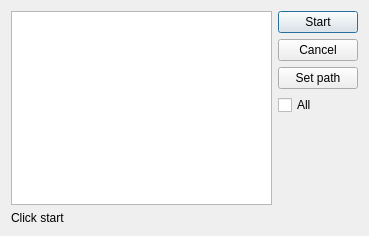
<?xml version="1.0" encoding="UTF-8"?>
<ui version="4.0">
 <class>testDialog</class>
 <widget class="QDialog" name="testDialog">
  <property name="geometry">
   <rect>
    <x>0</x>
    <y>0</y>
    <width>369</width>
    <height>236</height>
   </rect>
  </property>
  <property name="windowTitle">
   <string>Scripts</string>
  </property>
  <layout class="QVBoxLayout" name="verticalLayout_2">
   <item>
    <layout class="QHBoxLayout" name="horizontalLayout">
     <item>
      <widget class="QListWidget" name="listWidget">
       <property name="editTriggers">
        <set>QAbstractItemView::NoEditTriggers</set>
       </property>
       <property name="selectionMode">
        <enum>QAbstractItemView::MultiSelection</enum>
       </property>
      </widget>
     </item>
     <item>
      <layout class="QVBoxLayout" name="verticalLayout">
       <item>
        <widget class="QPushButton" name="startButton">
         <property name="text">
          <string>Start</string>
         </property>
        </widget>
       </item>
       <item>
        <widget class="QPushButton" name="cancelButton">
         <property name="text">
          <string>Cancel</string>
         </property>
        </widget>
       </item>
       <item>
        <widget class="QPushButton" name="pushButton">
         <property name="text">
          <string>Set path</string>
         </property>
        </widget>
       </item>
       <item>
        <widget class="QCheckBox" name="checkBox">
         <property name="text">
          <string>All</string>
         </property>
        </widget>
       </item>
       <item>
        <spacer name="verticalSpacer">
         <property name="orientation">
          <enum>Qt::Vertical</enum>
         </property>
         <property name="sizeHint" stdset="0">
          <size>
           <width>20</width>
           <height>40</height>
          </size>
         </property>
        </spacer>
       </item>
      </layout>
     </item>
    </layout>
   </item>
   <item>
    <widget class="QLabel" name="label">
     <property name="text">
      <string>Click start</string>
     </property>
    </widget>
   </item>
  </layout>
 </widget>
 <resources/>
 <connections>
  <connection>
   <sender>cancelButton</sender>
   <signal>clicked()</signal>
   <receiver>testDialog</receiver>
   <slot>reject()</slot>
   <hints>
    <hint type="sourcelabel">
     <x>352</x>
     <y>78</y>
    </hint>
    <hint type="destinationlabel">
     <x>377</x>
     <y>162</y>
    </hint>
   </hints>
  </connection>
  <connection>
   <sender>pushButton</sender>
   <signal>clicked()</signal>
   <receiver>testDialog</receiver>
   <slot>setScriptPath()</slot>
   <hints>
    <hint type="sourcelabel">
     <x>303</x>
     <y>96</y>
    </hint>
    <hint type="destinationlabel">
     <x>336</x>
     <y>174</y>
    </hint>
   </hints>
  </connection>
  <connection>
   <sender>startButton</sender>
   <signal>clicked()</signal>
   <receiver>testDialog</receiver>
   <slot>start()</slot>
   <hints>
    <hint type="sourcelabel">
     <x>326</x>
     <y>35</y>
    </hint>
    <hint type="destinationlabel">
     <x>252</x>
     <y>9</y>
    </hint>
   </hints>
  </connection>
 </connections>
 <slots>
  <slot>setScriptPath()</slot>
  <slot>start()</slot>
 </slots>
</ui>
